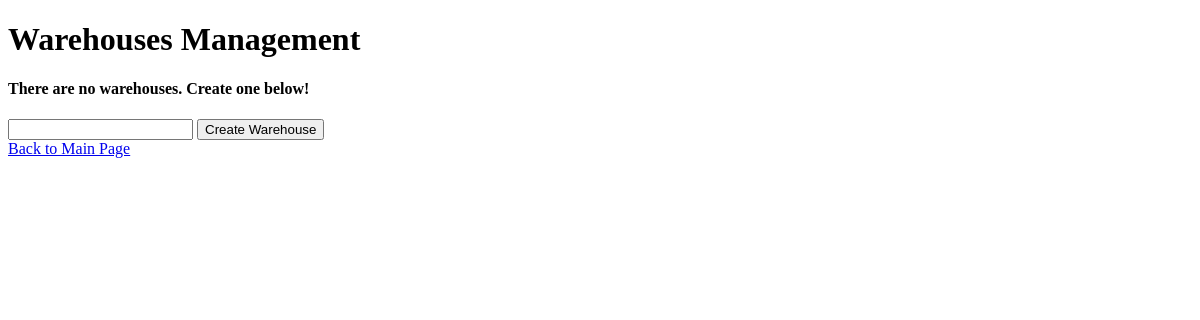
The page /manageWare on the database as committed earlier.
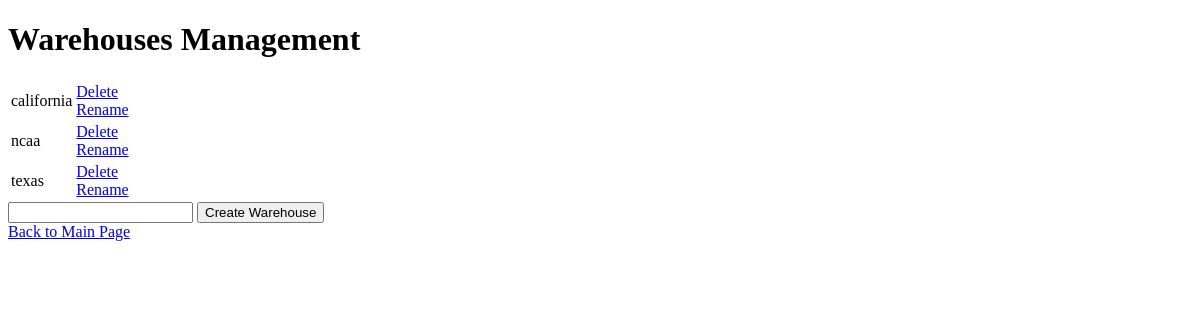
The same page on the database as committed later.
### app.py (models this page shows)
class Warehouse(db.Model):
    id = db.Column(db.Integer, primary_key=True)
    name = db.Column(db.String(50), nullable=False)
    def __repr__(self):
        return self.name

### app.py (the view)
@app.route("/manageWare", methods=["POST", "GET"])
def manageWare():
    if request.method == "POST":
        new_task = Warehouse(name = request.form['Warehouse Name'])
        try:
            db.session.add(new_task)
            db.session.commit()
            return redirect("/manageWare")
        except:
            return "There was an issue creating this warehouse"
    else:
        warehouse = Warehouse.query.all()
        return render_template("manageWare.html", warehouse = warehouse)

### templates/manageWare.html
{% extends "layout.html" %}
{% block body %}
<div class="content">
    <h1>Warehouses Management</h1>
    {% if warehouse|length < 1 %}
    <h4>There are no warehouses. Create one below!</h4>
    {% else %}
        <table>
            {% for house in warehouse %}
                <tr>
                    <td>{{ house }}</td>
                    <td>
                        <a href="/manageWare/delete/{{ house.id }}">Delete</a>
                        <br>
                        <a href="/manageWare/rename/{{ house.id }}">Rename</a>
                    </td>
                </tr>
            {% endfor %}
        </table>
    {% endif %}
    <form action="/manageWare" method="POST">
            <label for="Warehouse Name">
                <input type="text" name="Warehouse Name" id="Warehouse Name">
            </label>
        <input type="submit" value="Create Warehouse">
    </form>
    <a href="/">Back to Main Page</a>
</div>
{% endblock %}

Rows that differ between the two databases and show on the page:
added Warehouse: name "california"
added Warehouse: name "ncaa"
added Warehouse: name "texas"
Other text that changed with them:
text no longer shown: "There are no warehouses. Create one below!"
